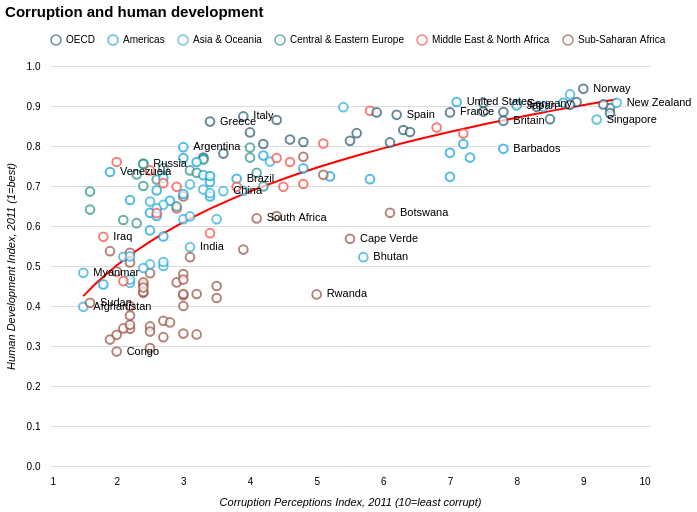

Source (notebook cell):
### Code cell
# Solution
final = (line + points + text).properties(
    title='Corruption and human development',
    width=600,
    height=400
).configure_title(
    anchor='start',
    fontSize=15,
    dy=-10
).configure_axis(
    titleFontWeight='normal',
    titleFontStyle='italic',
    domain=False,
    ticks=False,
    labelPadding=10,
    titlePadding=10
).configure_axisX(
    grid=False,
    tickCount=10
).configure_legend(
    orient='top',
    title=None
).configure_view(
    strokeWidth=0
)

final

### Figure 1 — Vega-Lite specification as saved in the notebook (floating-point values rounded to 4 significant figures; data arrays with more than 128 entries replaced by an {"elided": "..."} marker saying what was removed)
{"config": {"view": {"continuousWidth": 400, "continuousHeight": 300, "strokeWidth": 0}, "axis": {"domain": false, "labelPadding": 10, "ticks": false, "titleFontStyle": "italic", "titleFontWeight": "normal", "titlePadding": 10}, "axisX": {"grid": false, "tickCount": 10}, "legend": {"orient": "top", "title": null}, "title": {"anchor": "start", "dy": -10, "fontSize": 15}}, "layer": [{"mark": {"type": "line", "color": "red"}, "encoding": {"x": {"type": "quantitative", "field": "CPI"}, "y": {"type": "quantitative", "field": "HDI"}}, "transform": [{"on": "CPI", "regression": "HDI", "method": "log"}]}, {"mark": {"type": "point", "fill": "white", "size": 75, "strokeWidth": 2}, "encoding": {"color": {"type": "nominal", "field": "Region", "scale": {"domain": ["OECD", "Americas", "Asia & Oceania", "Central & Eastern Europe", "Middle East & North Africa", "Sub-Saharan Africa"], "range": ["#24576d", "#099dd7", "#28aadc", "#248e84", "#f2483f", "#96503f"]}}, "x": {"type": "quantitative", "field": "CPI", "title": "Corruption Perceptions Index, 2011 (10=least corrupt)"}, "y": {"type": "quantitative", "field": "HDI", "title": "Human Development Index, 2011 (1=best)"}}}, {"mark": {"type": "text", "align": "left", "baseline": "middle", "dx": 10}, "encoding": {"text": {"type": "nominal", "field": "Country"}, "x": {"type": "quantitative", "field": "CPI"}, "y": {"type": "quantitative", "field": "HDI"}}, "transform": [{"filter": {"field": "Country", "oneOf": ["Russia", "Venezuela", "Iraq", "Myanmar", "Sudan", "Afghanistan", "Congo", "Greece", "Argentina", "Brazil", "India", "Italy", "China", "South Africa", "Spain", "Botswana", "Cape Verde", "Bhutan", "Rwanda", "France", "United States", "Germany", "Britain", "Barbados", "Norway", "Japan", "New Zealand", "Singapore"]}}]}], "data": {"name": "data-c6a1e4fe02b1a713f59f03445e289546"}, "height": 400, "title": "Corruption and human development", "width": 600, "$schema": "https://vega.github.io/schema/vega-lite/v4.8.1.json", "datasets": {"data-c6a1e4fe02b1a713f59f03445e289546": {"elided": "173 records"}}}
